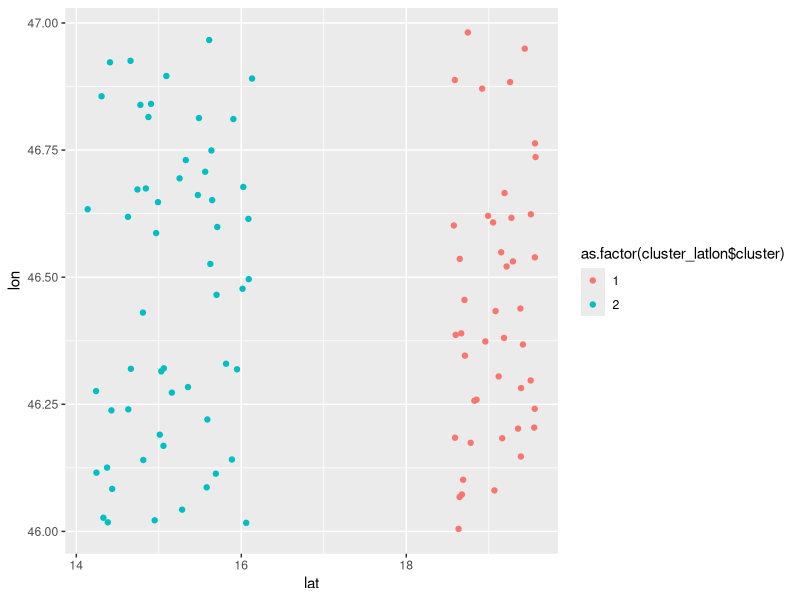

This chart was generated by the following R code:
library(ggplot2)

# Construct Data
set.seed(23)
lat <- c(seq(from = 16.3478, to = 14.1329876, length.out = 500),
seq(from = 18.5478, to = 19.567, length.out = 500))
lat <- sample(x = lat, size = 100)

lon <- seq(from = 45.987, to = 46.98237, length.out = 1000)
lon <- sample(x = lon, size = 100)

# Place inside data.frame
df_latlon <- data.frame(lat, lon)

cluster_latlon <- kmeans(x = df_latlon, centers = 2, nstart = 20)
df_latlon <- cbind(df_latlon, cluster_latlon$cluster)

# Output ggplot with colored values
ggplot(df_latlon) +
geom_point(aes(lat, lon, color = as.factor(cluster_latlon$cluster)))

cluster_latlon$centers
cluster_latlon$cluster
